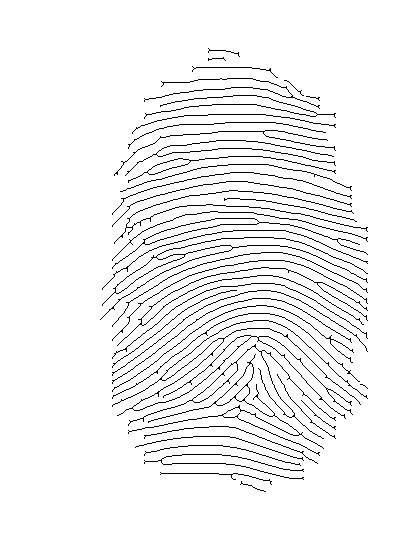
#> input picture minute_example/Input.jpg, 416 x 560 px
$ jupyter execute CV_MnExtract.ipynb
#> lines starting #> are read from the running program, lines starting #| are printed output that depends on the picture; after the words box and inside, x2 and y2 are one past the last pixel; in counts of white or black regions, pixels touching at a corner belong together
[cell 1]
import cv2
import numpy as np
from tqdm import tqdm
import math

[cell 2]
img = cv2.imread('./minute_example/Input.jpg',cv2.IMREAD_GRAYSCALE)
#> img is the input picture: shape (560, 416); min 0, max 255, mean 241.7

[cell 3]
ret,img = cv2.threshold(img,127,255,cv2.THRESH_BINARY)
#> img: shape (560, 416); 95.2% white; black in thin lines or dots, all inside (x1, y1, x2, y2) = (100, 48, 368, 492)
img = cv2.copyMakeBorder(img,1,1,1,1,cv2.BORDER_CONSTANT,value = 50)
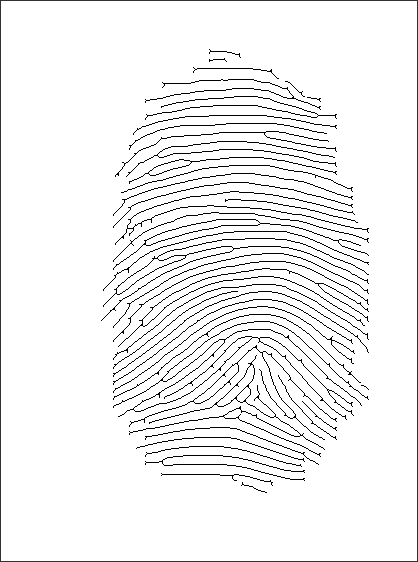
#> img: shape (562, 418); min 0, max 255, mean 241.3

[cell 4]
row,col = img.shape
#> row = 562; col = 418

[cell 5]
offset = [(-1, -1), (-1, 0), (-1, 1), (0, 1), (1, 1), (1, 0), (1, -1), (0, -1), (-1, -1)]

[cell 6]
crossingCount = 0
mnPoints1 = []
mnPoints3 = []
mnPoints4 = []
for x in tqdm(range (row)):
    for y in range (col):
        if(img[x,y]==0):
            values = []
            for offsetX, offsetY in offset:
                values.append(img[x+offsetX,y+offsetY])
            for nb in range(0,8):
                if(int(values[nb]) + int(values[nb+1])==255 ):
                    crossingCount +=1
            crossingCount /= 2
            if (crossingCount ==3 ):
                mnPoints3.append((x,y))
            elif (crossingCount ==1 ):
                #print(values)
                mnPoints1.append((x,y))
            elif (crossingCount ==4 ):
                mnPoints4.append((x,y))
           # print crossingCount
            crossingCount = 0
#> after the loop, mnPoints1 = 290 pairs, first value 49 to 492, second value 101 to 368; mnPoints3 = 150 pairs, first value 51 to 484, second value 114 to 367; mnPoints4 = []

[cell 7]
mnPoints = mnPoints1+mnPoints3
#> mnPoints = 440 pairs, first value 49 to 492, second value 101 to 368

[cell 8]
rgbImg = cv2.cvtColor(img,cv2.COLOR_GRAY2RGB)

[cell 9]
someMn = []
for coor in mnPoints:
    x = coor[0]
    y = coor[1]
    cMn1,cMn2,cMn3,cMn4 = False,False,False,False

    for xinter in range(x+1,row-1):
        if(img[xinter,y]==0):
            cMn1=True
    for xinter in range(x-1,0,-1):
        if(img[xinter,y]==0):
            cMn2=True

    for yinter in range(y+1,col-1):
        if(img[x,yinter]==0):
            cMn3=True
    for yinter in range(y-1,0,-1):
        if(img[x,yinter]==0):
            cMn4=True
    if(cMn1 and cMn2 and cMn3 and cMn4):
        someMn.append((x,y))
#> this loop made 440 passes
#> (x, y) on passes 1 to 3: (49, 209), (53, 209), (53, 239)
#> after the loop, someMn = 224 pairs, first value 87 to 482, second value 114 to 367

[cell 10]
for coor in someMn:
    for x in range (-5,5):
        rgbImg[coor[0]+x,coor[1]] = (0,0,255)
    for y in range (-5,5):
        rgbImg[coor[0],coor[1]+y] = (0,0,255)
#> this loop made 224 passes
#> coor on passes 1 to 3: (87, 287), (97, 292), (137, 161)
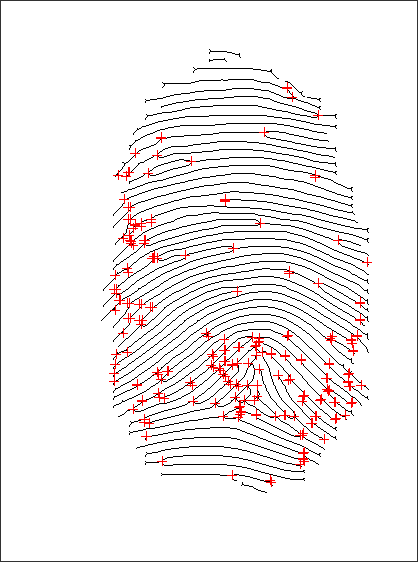
#> rgbImg: shape (562, 418, 3); mean B, G, R 238.2, 238.2, 242.1

[cell 11]
allPoints = cv2.cvtColor(img,cv2.COLOR_GRAY2RGB)

[cell 12]
for coor in mnPoints1:
    for x in range (-5,5):
        allPoints[coor[0]+x,coor[1]] = (0,0,255)
    for y in range (-5,5):
        allPoints[coor[0],coor[1]+y] = (0,0,255)
#> this loop made 290 passes
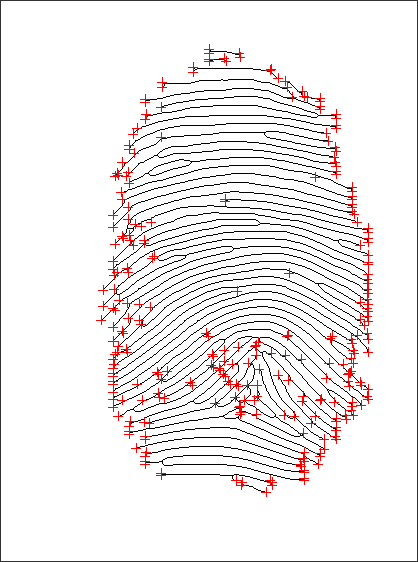
#> allPoints: shape (562, 418, 3); mean B, G, R 236.7, 236.7, 242.2
for coor in mnPoints3:
    for x in range (-5,5):
        allPoints[coor[0]+x,coor[1]] = (255,0,0)
    for y in range (-5,5):
        allPoints[coor[0],coor[1]+y] = (255,0,0)
#> this loop made 150 passes
#> coor on passes 1 to 12: (51, 210), (54, 239), (59, 224), (60, 209), (69, 195), (83, 164), (88, 287), (92, 301), (99, 319), (100, 146), (107, 319), (115, 147)
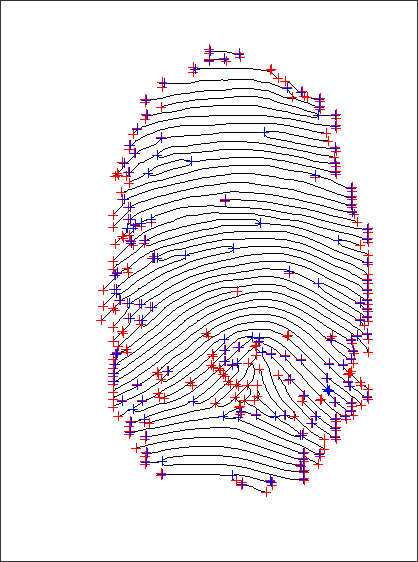
#> allPoints: shape (562, 418, 3); 1.18% of pixels changed, all inside (x1, y1, x2, y2) = (109, 46, 372, 489)

[cell 13]
cv2.imwrite("./minute_example/Output.jpg",rgbImg)
#> Out = True
